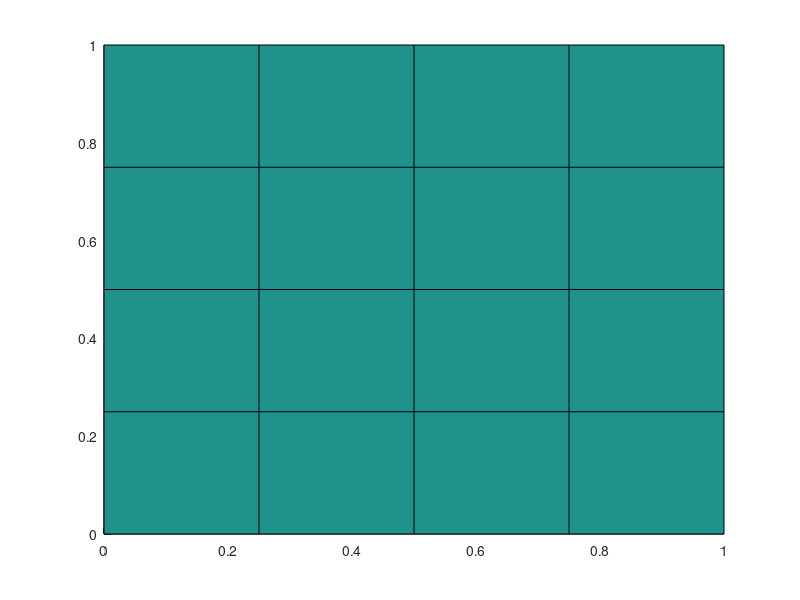

The MATLAB source for this figure:
clear all; close all; clc;

% This routine generates an nm by nm mesh, commonly known as a
% Shestakov mesh, with 0 < r < rm and 0 < z < zm. The randomness
% is controlled by parameter "a", where 0 <= a <= 0.5. A value of 
% a = 0.5 gives a rectangular % mesh. Boomerang zones are allowed 
% but bowties are not allowed.
%
% Matlab version by Jean C. Ragusa, Texas A&M University, April 1, 2013
% (jean.ragusa@tamu.edu)
%
% based on the original Fortran program by Alek Sheshakov (LLNL); that 
% program is found in: Nuclear Science & Engineering, Vol 105, pp.88-104 
% (1990), "Test Problems in Radiative Transfer Calculations", by A. Shestakov, 
% D. Kershaw, and G. Zimmerman
%
% Many thanks to Michael Hall (LANL) for providing a copy of the F77 
% program


logi_save_plots = false;
logi_write_file = true;


% number of subdivisions of the original rectangle
nc = 2;
% random parameter
a  = 0.5;
% rectangle dimensions
L = 1;
rm = L;
zm = L;

% allocate memory
nm = 2^nc + 1;
ind = nm-1;
r=zeros(nm,nm);
z=zeros(nm,nm);

% initialize 4 corners
for i = 0:1
    k = 1 + i*ind;
    for j = 0:1
        l = 1 + j*ind;
        r(k,l) = L*(1-i);
        z(k,l) = L*j;
    end
end

% fill in the rest of the points
for nl = 0:nc-1
    nn = 2^nl;
    inc = ind/nn;
    inch = inc/2;
    for k = 1:nn
        k1 = 1+(k-1)*inc;
        k2 = k1+inc;
        k3 = k1+inch;
        for l = 1:nn
            l1 = 1+(l-1)*inc;
            l2 = l1+inc;
            l3 = l1+inch;
            if (l==1)
                ar = a+rand(1,1)*(1-2*a);
                r(k3,l1) = ar*r(k1,l1)+(1-ar)*r(k2,l1);
                z(k3,l1) = ar*z(k1,l1)+(1-ar)*z(k2,l1);
            end
            ar = a+rand(1,1)*(1-2*a);
            r(k2,l3) = ar*r(k2,l1)+(1-ar)*r(k2,l2);
            z(k2,l3) = ar*z(k2,l1)+(1-ar)*z(k2,l2);
            ar = a+rand(1,1)*(1-2*a);
            r(k3,l2) = ar*r(k1,l2)+(1-ar)*r(k2,l2);
            z(k3,l2) = ar*z(k1,l2)+(1-ar)*z(k2,l2);
            if (k==1)
                ar = a+rand(1,1)*(1-2*a);
                r(k1,l3) = ar*r(k1,l1)+(1-ar)*r(k1,l2);
                z(k1,l3) = ar*z(k1,l1)+(1-ar)*z(k1,l2);
            end
            ar = a+rand(1,1)*(1-2*a);
            br = a+rand(1,1)*(1-2*a);
            r1 = r(k1,l1);
            r2 = r(k2,l1);
            r3 = r(k2,l2);
            r4 = r(k1,l2);
            z1 = z(k1,l1);
            z2 = z(k2,l1);
            z3 = z(k2,l2);
            z4 = z(k1,l2);
            % check for boomerang zones
            det2 = (r2-r1)*(z3-z2)-(r3-r2)*(z2-z1);
            det3 = (r3-r2)*(z4-z3)-(r4-r3)*(z3-z2);
            det4 = (r4-r3)*(z1-z4)-(r1-r4)*(z4-z3);
            det1 = (r1-r4)*(z2-z1)-(r2-r1)*(z1-z4);
            if (det2>0)
                d = (r4-r3)*(z2-z1)-(r2-r1)*(z4-z3);
                r3p = ((r2-r1)*(r4*z3-r3*z4)-(r4-r3)*(r2*z1-r1*z2))/d;
                z3p = ((z2-z1)*(r4*z3-r3*z4)-(z4-z3)*(r2*z1-r1*z2))/d;
                d = (r4-r1)*(z2-z3)-(r2-r3)*(z4-z1);
                r1p = ((r2-r3)*(r4*z1-r1*z4)-(r4-r1)*(r2*z3-r3*z2))/d;
                z1p = ((z2-z3)*(r4*z1-r1*z4)-(z4-z1)*(r2*z3-r3*z2))/d;
                r3 = r3p;
                z3 = z3p;
                r1 = r1p;
                z1 = z1p;
            elseif (det3>0)
                d = (r1-r4)*(z3-z2)-(r3-r2)*(z1-z4);
                r4p = ((r3-r2)*(r1*z4-r4*z1)-(r1-r4)*(r3*z2-r2*z3))/d;
                z4p = ((z3-z2)*(r1*z4-r4*z1)-(z1-z4)*(r3*z2-r2*z3))/d;
                d = (r1-r2)*(z3-z4)-(r3-r4)*(z1-z2);
                r2p = ((r3-r4)*(r1*z2-r2*z1)-(r1-r2)*(r3*z4-r4*z3))/d;
                z2p = ((z3-z4)*(r1*z2-r2*z1)-(z1-z2)*(r3*z4-r4*z3))/d;
                r4 = r4p;
                z4 = z4p;
                r2 = r2p;
                z2 = z2p;
            elseif (det4>0)
                d = (r2-r1)*(z4-z3)-(r4-r3)*(z2-z1);
                r1p = ((r4-r3)*(r2*z1-r1*z2)-(r2-r1)*(r4*z3-r3*z4))/d;
                z1p = ((z4-z3)*(r2*z1-r1*z2)-(z2-z1)*(r4*z3-r3*z4))/d;
                d = (r2-r3)*(z4-z1)-(r4-r1)*(z2-z3);
                r3p = ((r4-r1)*(r2*z3-r3*z2)-(r2-r3)*(r4*z1-r1*z4))/d;
                z3p = ((z4-z1)*(r2*z3-r3*z2)-(z2-z3)*(r4*z1-r1*z4))/d;
                r1 = r1p;
                z1 = z1p;
                r3 = r3p;
                z3 = z3p;
            elseif (det1>0)
                d = (r3-r2)*(z1-z4)-(r1-r4)*(z3-z2);
                r2p = ((r1-r4)*(r3*z2-r2*z3)-(r3-r2)*(r1*z4-r4*z1))/d;
                z2p = ((z1-z4)*(r3*z2-r2*z3)-(z3-z2)*(r1*z4-r4*z1))/d;
                d = (r3-r4)*(z1-z2)-(r1-r2)*(z3-z4);
                r4p = ((r1-r2)*(r3*z4-r4*z3)-(r3-r4)*(r1*z2-r2*z1))/d;
                z4p = ((z1-z2)*(r3*z4-r4*z3)-(z3-z4)*(r1*z2-r2*z1))/d;
                r2 = r2p;
                z2 = z2p;
                r4 = r4p;
                z4 = z4p;
            end
            r(k3,l3) = ar*br*r1 + ar*(1-br)*r4 + (1-ar)*br*r2 + (1-ar)*(1-br)*r3;
            z(k3,l3) = ar*br*z1 + ar*(1-br)*z4 + (1-ar)*br*z2 + (1-ar)*(1-br)*z3;
        end
    end
end

% plotting in matlab
figure(1)
surf(r,z,ones(nm,nm))
view(0,90)

output_file1=strcat('.\figs\shestakov_quad_L',int2str(L),'_nc',int2str(nc),'_a',num2str(a));
if(logi_save_plots)
    print('-dpdf',strcat(output_file1,'.pdf'));
    print('-dpng',strcat(output_file1,'.png'));
    saveas(gcf,strcat(output_file1,'.fig'),'fig');
end

%---------------------------------------------
%
if(~logi_write_file), return; end;
%
%---------------------------------------------
% save txt file
matID=1;
srcID=1;

% date and time;
[yr, mo, da, hr, mi, s] = datevec(now);

%%%%%%%%%%%%%%%%%%%%%
output_file1=strcat(output_file1,'.txt')
fid=fopen(output_file1,'w');

fprintf(fid,'# Date: %d/%d/%d   Time: %d:%d\n', mo, da, yr, hr, mi);

fprintf(fid,'# dimensions \n');
fprintf(fid,'%g %g \n',L,L);

n = (nm-1);
ncells = n*n;

fprintf(fid,'# connectivity \n');
fprintf(fid,'%d\n',ncells);
for iel=1:ncells
    skip = 4*(iel-1);
    i1 = skip + 1;
    i2 = skip + 2;
    i3 = skip + 3;
    i4 = skip + 4;
    fprintf(fid,'%d %d %d %d %d %d %d \n',4,i1,i2,i3,i4,matID,srcID);
end

fprintf(fid,'# DG vertices (counter-clockwise) \n');
fprintf(fid,'%d\n',4*ncells);
for i=1:n
    for j=1:n
        fprintf(fid,' %g %g \n %g %g \n %g %g \n %g %g \n',...
            r(i,j)    ,z(i,j)    ,...
            r(i,j+1)  ,z(i,j+1)  ,...
            r(i+1,j+1),z(i+1,j+1),...
            r(i+1,j)  ,z(i+1,j)  );
    end
end

fprintf(fid,'# grid vertices (counter-clockwise) \n');
fprintf(fid,'%d\n',(n+1)^2);
for i=1:n+1
    for j=1:n+1
        fprintf(fid,'%g %g \n',r(i,j),z(i,j) );
    end
end

fclose(fid);



%%%%%%%%%%%%%%%%%%%%%
%
%
BT=false;
% old mesh output
% % % %%%%%%%%%%%%%%%%%%%%%
if BT
matID=0;
srcID=0;
%%%%%%%%%%%%%%%%%%%%%
output_file1=strcat(output_file1,'_BT_','.txt')
fid=fopen(output_file1,'w');
fprintf(fid,'%s\n','polygon');
n2=(nm-1)^2;
fprintf(fid,'%d\n',n2);
for i=1:nm-1
    for j=1:nm-1
        fprintf(fid,'%d %g %g %g %g %g %g %g %g  %d %d \n',4,r(i,j)    ,z(i,j)    ,...
                                                             r(i,j+1)  ,z(i,j+1)  ,...
                                                             r(i+1,j+1),z(i+1,j+1),...
                                                             r(i+1,j)  ,z(i+1,j)  ,matID,srcID);
    end
end 
fclose(fid);
end
% % % %%%%%%%%%%%%%%%%%%%%%
% % % 

